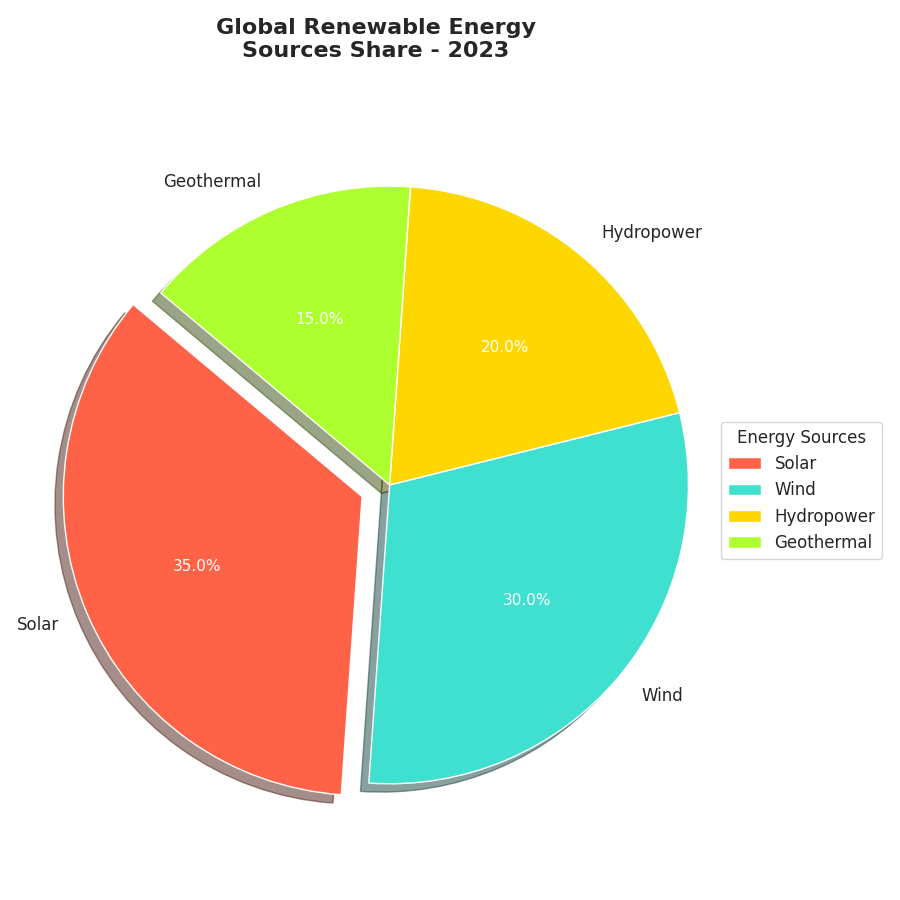

Recreate this plot in Python.
import matplotlib.pyplot as plt

# Data for the pie chart
energy_sources = ['Solar', 'Wind', 'Hydropower', 'Geothermal']
energy_shares = [35, 30, 20, 15]

# New set of colors for each energy source
colors = ['#FF6347', '#40E0D0', '#FFD700', '#ADFF2F']

# Optionally explode the largest segment (Solar) for emphasis
explode = (0.1, 0, 0, 0)

# Create the pie chart
fig, ax = plt.subplots(figsize=(9, 9))

# Plotting the pie chart
wedges, texts, autotexts = ax.pie(
    energy_shares, 
    labels=energy_sources, 
    autopct='%1.1f%%', 
    startangle=140, 
    colors=colors, 
    explode=explode, 
    shadow=True
)

# Enhance text properties
for text in texts:
    text.set_fontsize(12)
for autotext in autotexts:
    autotext.set_fontsize(11)
    autotext.set_color('white')

# Set the chart title
ax.set_title(
    'Global Renewable Energy\nSources Share - 2023', 
    fontsize=16, 
    fontweight='bold', 
    pad=30
)

# Ensure the pie chart is a perfect circle
ax.axis('equal')

# Place the legend outside the pie chart
plt.legend(
    wedges, energy_sources,
    title="Energy Sources",
    loc="center left",
    bbox_to_anchor=(1, 0, 0.5, 1),
    fontsize=12
)

# Automatically adjust layout
plt.tight_layout()

# Show the plot
plt.show()
